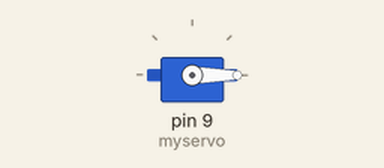
This sketch was run on a simulated Arduino Uno, built with avr-gcc and run on an emulated ATmega328P. Parts: servo.

Above: at 0.05 s.
At 4.5 s:
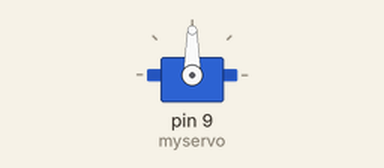
At 9.0 s:
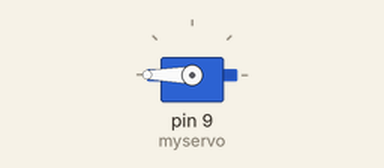
Timing chart, 0 to 11.7 s (numbered marks = the images above):
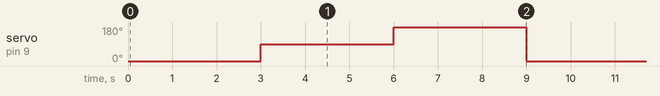

The sketch:

servo_potentiometer.ino
```cpp
#include <Servo.h>

Servo myservo;  // create servo object to control a servo
// twelve servo objects can be created on most boards

int pos = 0;    // variable to store the servo position

void setup() {
  myservo.attach(9);  // attaches the servo on pin 9 to the servo object
}

void loop() {
  myservo.write(0);
  delay(3000);
  myservo.write(90);
  delay(3000);
  myservo.write(180);
  delay(3000);

}
```

Measured:
- by itself, servo on pin 9 (myservo): repeats every 9.0 s: 180° 3.0 s, 0° 3.0 s, 90° 3.0 s
